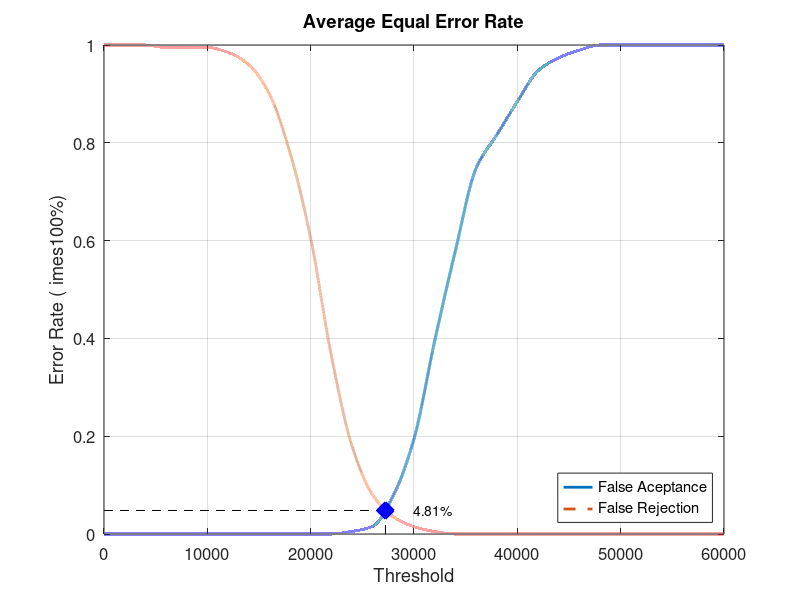
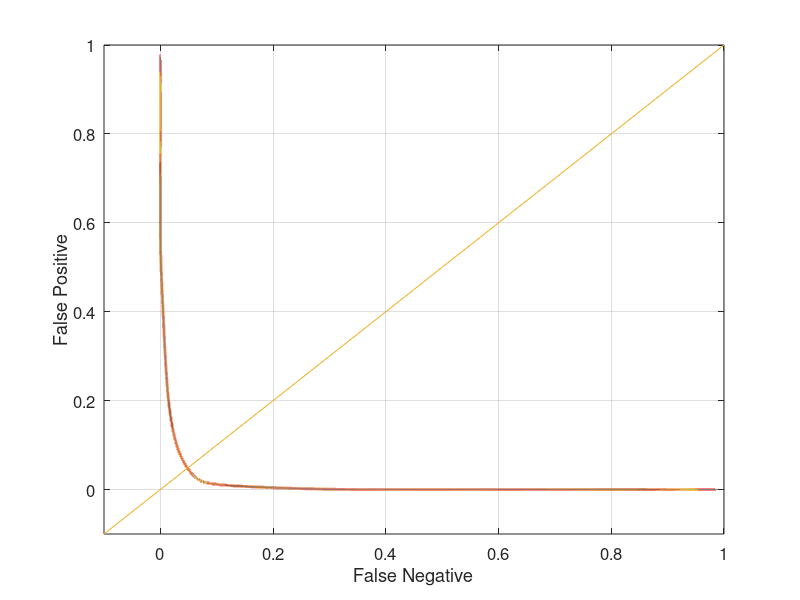

These charts were generated, in order, by the following MATLAB code:
close all;
clear;
clc;
x = 0:2000:60000;
xq = 0:0.5:60000;

y0 = [0 0 0 0 0 0 0 0 0 0 0 0 0.00526316 0.0157895 0.0789474 0.194737 0.394737 0.578947 0.747368 0.815789 0.884211 0.947368 0.973684 0.989474 1 1 1 1 1 1 1]
yy0 = interp1(x, y0, xq, 'pchip');
y1 = [1 1 1 0.995 0.995 0.995 0.985 0.96 0.9 0.78 0.605 0.365 0.18 0.08 0.035 0.015 0.005 0 0 0 0 0 0 0 0 0 0 0 0 0 0]
yy1 = interp1(x, y1, xq, 'pchip');

% Calculating EER: 
y2 = abs(y0 - y1);
find(y2 == min(y2))
yy2 = abs(yy0 - yy1);
xEER = find(yy2 == min(yy2));
xEERIndex = xq(xEER) % X-axis EER
yEER = yy0(xEER) % Y-axis EER

main = figure
plot(xq, yy0,'-','LineWidth', 2);	hold on
plot(xq, yy1,'--','LineWidth', 2);	hold on
plot([xEERIndex xEERIndex], [0 yEER], 'k--');	hold on
plot([0 xEERIndex], [yEER yEER], 'k--');	hold on
plot(xEERIndex, yEER, 'bx', 'LineWidth', 10);	hold on
text(xEERIndex + 10 * xEERIndex / 100, yEER, [num2str(round((10000 * yEER)) / 100) '%'])
legend('False Aceptance', 'False Rejection', 'Location', 'SouthEast')
xlabel('Threshold')
ylabel('Error Rate (	imes100%)')
title('Average Equal Error Rate')
set(gca, 'FontSize', 12)
axis([0 60000 0 1])
grid on

print(main, 'Database3_4Main', '-dpng');
FNRxFPR = figure('Color', [1 1 1]);
plot(yy1, yy0, '-', yy1, yy0, 'LineWidth', 2);
hold on
y = -0.1:0.1:1
plot(y, y); 
set(gca, 'FontSize', 12)
xlabel('False Negative')
ylabel('False Positive')
axis([-0.1 1 -0.1 1])
set(gca, 'FontSize', 12)
grid on

print(FNRxFPR, 'Database3_4FNRxFPR','-dpng');
